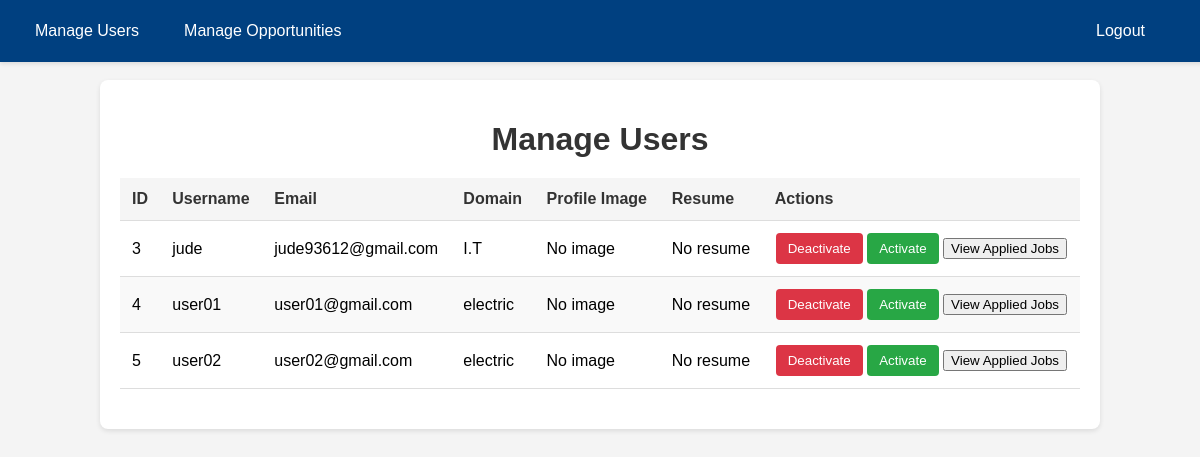
Page /jobsearch/manage-users/ (signed in) on the committed database.
### jobsearch/models.py (models this page shows)
class user_table(AbstractBaseUser):
    username = models.CharField(max_length=20, unique=True)
    email = models.EmailField(unique=True)
    mobile_no = models.CharField(max_length=15)
    address =models.CharField(max_length=50)
    domain=models.CharField(max_length=25)
    about=models.CharField(max_length=200)
    profile_image = models.ImageField(upload_to='profile_images/', null=True, blank=True)
    resume = models.FileField(upload_to='resumes/', null=True, blank=True)
    is_active = models.BooleanField(default=True)
    is_superuser = models.BooleanField(default=False)
    objects=UserManager()
    USERNAME_FIELD = 'username'
    REQUIRED_FIELDS = ['email', 'mobile_no' , 'address']

### jobsearch/views.py (the view, shortened to what this page needs)
# urls.py: path('manage-users/', views.manage_users, name='manage_users'),
@user_passes_test(is_superuser)
def manage_users(request):
    users = user_table.objects.exclude(is_superuser=True)
    return render(request, 'manage_users.html', {'users': users})

### jobsearch/views.py (called while the page is built)
def is_superuser(user):
    return user.is_superuser

### jobsearch/templates/manage_users.html (shortened to what this page needs)
<!DOCTYPE html>
<html lang="en">
<head>
</head>
<body>
    <nav>
        <div class="nav-container">
            <a href="{% url 'manage_users' %}">Manage Users</a>
            <a href="{% url 'manage_opportunities' %}">Manage Opportunities</a>
        </div>
        <form method="post" action="{% url 'logout' %}" style="margin: 0;padding-right: 5%">
            <button type="submit">Logout</button>
        </form>
    </nav>
    <div class="container">
        <h1>Manage Users</h1>
        <table>
            <thead>
                <tr>
                    <th>ID</th>
                    <th>Username</th>
                    <th>Email</th>
                    <th>Domain</th>
                    <th>Profile Image</th>
                    <th>Resume</th>
                    <th>Actions</th>
                </tr>
            </thead>
            <tbody>
                {% for user in users %}
                <tr>
                    <td>{{ user.id }}</td>
                    <td>{{ user.username }}</td>
                    <td>{{ user.email }}</td>
                    <td>{{ user.domain }}</td>
                    <td>
                        {% if user.profile_image %}
                            <img src="{{ user.profile_image.url }}" alt="Profile Image">
                        {% else %}
                            No image
                        {% endif %}
                    </td>
                    <td>
                        {% if user.resume %}
                            <a href="{{ user.resume.url }}" class="resume-link">View Resume</a>
                        {% else %}
                            No resume
                        {% endif %}
                    </td>
                    <td class="action-buttons">
                        <form method="post" style="display: inline;" onsubmit="confirmDeactivation(event);">
                            <button type="submit" class="deactivate-button">Deactivate</button>
                        </form>
                        <form method="post" style="display: inline;" onsubmit="confirmActivation(event);">
                            <button type="submit" class="activate-button">Activate</button>
                        </form>
                        <button onclick="openModal({{ user.id }})" class="view-applied-jobs-button">View Applied Jobs</button>
                    </td>
                </tr>
                {% empty %}
                <tr>
                    <td colspan="7" style="text-align: center;">No users found.</td>
                </tr>
                {% endfor %}
            </tbody>
        </table>
    </div>
</body>
</html>

### jobsearch/templates/manage_users.html (style rules this page uses)
body { font-family: Arial, sans-serif; background-color: #f4f4f4; margin: 0; padding: 0; }
nav { background-color: #004080; color: white; padding: 10px 20px; display: flex; justify-content: space-between; align-items: center; box-shadow: 0 2px 4px rgba(0, 0, 0, 0.1); position: fixed; width: 100%; top: 0; left: 0; z-index: 1000; }
nav .nav-container { display: flex; gap: 15px; }
nav a, nav button { color: white; text-align: center; padding: 12px 15px; text-decoration: none; font-size: 16px; border: none; background-color: transparent; cursor: pointer; border-radius: 4px; }
.container { width: 80%; margin: 80px auto 20px; padding: 20px; background-color: #fff; border-radius: 8px; box-shadow: 0 2px 5px rgba(0, 0, 0, 0.1); }
h1 { color: #333; text-align: center; margin-bottom: 20px; }
table { width: 100%; border-collapse: collapse; margin-bottom: 20px; }
th, td { padding: 12px; text-align: left; border-bottom: 1px solid #ddd; }
th { background-color: #f5f5f5; color: #333; }
tr:nth-child(even) { background-color: #f9f9f9; }
.action-buttons { text-align: center; }
.deactivate-button, .activate-button { color: #fff; border: none; padding: 8px 12px; border-radius: 4px; cursor: pointer; }
.deactivate-button { background-color: #dc3545; }
.activate-button { background-color: #28a745; }
form { display: inline; }

### rows in the picture
user_table: id "3", username "jude", email "jude93612@gmail.com", domain "I.T", profile_image "No image", resume "No resume"
user_table: id "4", username "user01", email "user01@gmail.com", domain "electric", profile_image "No image", resume "No resume"
user_table: id "5", username "user02", email "user02@gmail.com", domain "electric", profile_image "No image", resume "No resume"
